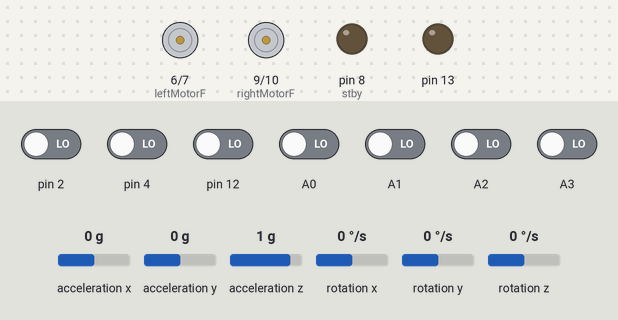
A sketch run on a simulated Arduino Uno, built with avr-gcc and run on an emulated ATmega328P. On the bench: motor-driver pin pairs drawn as motors (green arrow = first pin HIGH = forward, orange = second pin HIGH = backward, longer = more drive, scaled by the enable pin, stopped while the standby pin is LOW), output pins drawn as LEDs (lit = HIGH). Inputs (shaded band) come from the test bench; at power-on: A0–3, pin 2, pin 4, pin 12 LOW, acceleration x 0 g, acceleration y 0 g, acceleration z 1 g, rotation x 0 °/s, rotation y 0 °/s, rotation z 0 °/s. The sensor or clock chip raises its interrupt line as the real part does; what the sketch prints to the serial monitor is not drawn.

Above: at 0.1 s.
At 20.1 s:
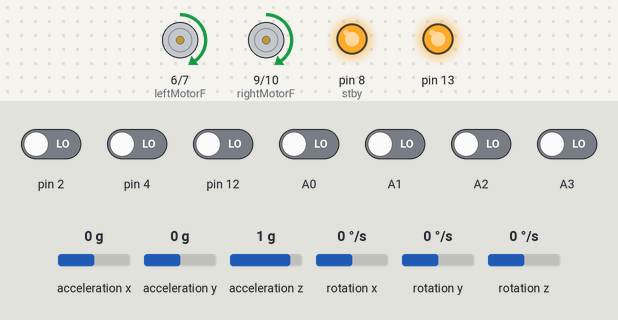
Timing chart, 0 to 21.6 s (numbered marks = the images above):
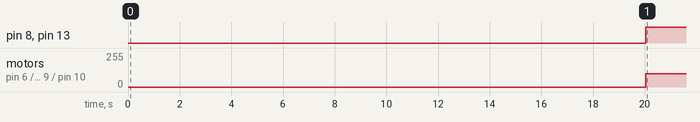

The sketch:

junc_detect_final.ino
```cpp
//  To detect the type of junction in a grid based maze.
//  Types of junction: [ T ] or [ + ]  [ L ]


// CODE TO INITIALIZE QTR ---------------------------------------------------------------------------------------------------------

#include <QTRSensors.h>

#define rightMotorF 9
#define rightMotorB 10
#define rightMotorPWM 11
#define leftMotorF 6
#define leftMotorB 7
#define leftMotorPWM 5
#define stby 8


QTRSensorsRC qtr((unsigned char[]) {12,A0, A1, A2, A3, 4}, 6, 2500);


// QTR INITIALISATION ENDS----------------------------------------------------------------------------------------------------------


// CODE TO INITIALIZE IMU ---------------------------------------------------------------------------------------------------------

#include "I2Cdev.h"

#include "MPU6050_6Axis_MotionApps20.h"

#if I2CDEV_IMPLEMENTATION == I2CDEV_ARDUINO_WIRE
    #include "Wire.h"
#endif

MPU6050 mpu;

#define OUTPUT_READABLE_EULER


//Defined for IMU

bool dmpReady = false;  // set true if DMP init was successful
uint8_t mpuIntStatus;   // holds actual interrupt status byte from MPU
uint8_t devStatus;      // return status after each device operation (0 = success, !0 = error)
uint16_t packetSize;    // expected DMP packet size (default is 42 bytes)
uint16_t fifoCount;     // count of all bytes currently in FIFO
uint8_t fifoBuffer[64]; // FIFO storage buffer


Quaternion q;           // [w, x, y, z]         quaternion container
VectorInt16 aa;         // [x, y, z]            accel sensor measurements
VectorInt16 aaReal;     // [x, y, z]            gravity-free accel sensor measurements
VectorInt16 aaWorld;    // [x, y, z]            world-frame accel sensor measurements
VectorFloat gravity;    // [x, y, z]            gravity vector
float euler[3];         // [psi, theta, phi]    Euler angle container
float ypr[3];           // [yaw, pitch, roll]   yaw/pitch/roll container and gravity vector

volatile bool mpuInterrupt = false;     // indicates whether MPU interrupt pin has gone high
float init_imu;

int base;

void dmpDataReady() {
    mpuInterrupt = true;
}

void setup()
{

  pinMode(rightMotorF, OUTPUT);
  pinMode(rightMotorB, OUTPUT);
  pinMode(rightMotorPWM, OUTPUT);
  pinMode(leftMotorF, OUTPUT);
  pinMode(leftMotorB, OUTPUT);
  pinMode(leftMotorPWM, OUTPUT);
  pinMode(stby,OUTPUT);
  pinMode(13,OUTPUT);

 //QTR calibration

    for (int i = 0; i < 100; i++)  // make the calibration take about 5 seconds
  {
    qtr.calibrate();
    delay(20);
  }


  // BEGIN IMU INIT
  #if I2CDEV_IMPLEMENTATION == I2CDEV_ARDUINO_WIRE
      Wire.begin();
      TWBR = 24; // 400kHz I2C clock (200kHz if CPU is 8MHz)
  #elif I2CDEV_IMPLEMENTATION == I2CDEV_BUILTIN_FASTWIRE
      Fastwire::setup(400, true);
  #endif
  Serial.begin(115200);

  while (!Serial); // wait for Leonardo enumeration, others continue immediately
  Serial.println(F("Initializing I2C devices..."));
  mpu.initialize();

  Serial.println(F("Testing device connections..."));
  Serial.println(mpu.testConnection() ? F("MPU6050 connection successful") : F("MPU6050 connection failed"));

/*
  Serial.println(F("\nSend any character to begin DMP programming and demo: "));
  while (Serial.available() && Serial.read()); // empty buffer
  while (!Serial.available());                 // wait for data
  while (Serial.available() && Serial.read()); // empty buffer again
*/
  Serial.println(F("Initializing DMP..."));
  devStatus = mpu.dmpInitialize();

  mpu.setXGyroOffset(220);
  mpu.setYGyroOffset(76);
  mpu.setZGyroOffset(-85);
  mpu.setZAccelOffset(1788); // 1688 factory default for my test chip

  if (devStatus == 0) {
      Serial.println(F("Enabling DMP..."));
      mpu.setDMPEnabled(true);

      Serial.println(F("Enabling interrupt detection (Arduino external interrupt 0)..."));
      attachInterrupt(0, dmpDataReady, RISING);
      mpuIntStatus = mpu.getIntStatus();

      Serial.println(F("DMP ready! Waiting for first interrupt..."));
      dmpReady = true;

      packetSize = mpu.dmpGetFIFOPacketSize();
  }
  else {
      Serial.print(F("DMP Initialization failed (code "));
      Serial.print(devStatus);
      Serial.println(F(")"));
  }


  // END IMU INIT

  while(millis() < 20000) {
    init_imu = imu_read();
    Serial.println(millis());
  }
  base = imu_read();

}

int lastError = 0;
float kp = 0.1;
float kd = 0;
float ki = 0;
int integral = 0;
int derivative = 0;
int Time, last_time=0;
int delta_time;
unsigned int sensors[6];
int count_b = 0;

//LOOP----------------------------------------------------------------------------------------------------------------------------------------------------------

void loop()
{

  //Serial.println (imu_read_off());
  if(check_junction())
  {
    count_b = 1;
  }
  if(count_b > 0)
  {
    digitalWrite(13,HIGH);
  }
  else
    digitalWrite(13,HIGH);


  int position = qtr.readLine(sensors,QTR_EMITTERS_ON, 1);

    //Serial.println(position);
    int error = int(position) - 2500;        //for white line on black surface
    //Serial.println(error);
    integral += error;
    derivative = error - lastError;
    Time=millis();
    delta_time=Time-last_time;
    int power_difference = kp * error + ki * integral + kd * derivative/delta_time;
    //Serial.println(power_difference);
    lastError = error;
    last_time=Time;


    const int maximum = 100;

    if (power_difference > maximum)
      power_difference = maximum;
    if (power_difference < -maximum)
      power_difference = -maximum;

    if (power_difference < 0) {
      digitalWrite(rightMotorF, HIGH);
      digitalWrite(rightMotorB, LOW);
      analogWrite(rightMotorPWM, maximum);
      digitalWrite(leftMotorF, HIGH);
      digitalWrite(leftMotorB, LOW);
      analogWrite(leftMotorPWM, maximum + power_difference);
      digitalWrite(stby,HIGH);
    }
    else {
      digitalWrite(rightMotorF, HIGH);
      digitalWrite(rightMotorB, LOW);
      analogWrite(rightMotorPWM, maximum - power_difference);
      digitalWrite(leftMotorF, HIGH);
      digitalWrite(leftMotorB, LOW);
      analogWrite(leftMotorPWM, maximum);
      digitalWrite(stby,HIGH);
    }
}

//LOOP end ----------------------------------------------------------------------------------------------------------------------------------------------------

float imu_read()
{
 if (!dmpReady) return 0;
    while (!mpuInterrupt && fifoCount < packetSize) {
    }


    mpuInterrupt = false;
    mpuIntStatus = mpu.getIntStatus();


    fifoCount = mpu.getFIFOCount();

    if ((mpuIntStatus & 0x10) || fifoCount == 1024) {

        mpu.resetFIFO();
        Serial.println(F("FIFO overflow!"));


    } else if (mpuIntStatus & 0x02) {

        while (fifoCount < packetSize) fifoCount = mpu.getFIFOCount();


        mpu.getFIFOBytes(fifoBuffer, packetSize);
        fifoCount -= packetSize;

       #ifdef OUTPUT_READABLE_EULER
            // display Euler angles in degrees
            mpu.dmpGetQuaternion(&q, fifoBuffer);
            mpu.dmpGetEuler(euler, &q);
            if (euler[0]*180/M_PI <0){
              float neg_deg = euler[0]*180/M_PI +360;
              Serial.print("euler\t");
              Serial.println(neg_deg);
              return neg_deg;
            }
            else{
              Serial.print("euler\t");
              Serial.println(euler[0] * 180/M_PI);
              return  euler[0]*180/M_PI;
            }
         #endif
    }
}


float imu_read_off()
{
  float check = imu_read();
  check = check - base;

  if (check < 0)
  {
    check += 360;
  }
 Serial.println(check);
  return check;
}

//IMU INITIALISATION ENDS----------------------------------------------------------------------------------------------------------


//Variable declaration-------------------------------------------------------------------------------------------------------------

char ch_L = 'n';        //for 90 turn left condition
char ch_R = 'n';        //for 90 turn right condition
char ch_T = 'n';        //for T-junc condition
char ch_135 = 'n';      //for 135 junc condition
float turn_i = 0, turn_f = 0;      // value of angles before and after turns
float turn = 0;         //change in angle after turn
int count = 0;          //to hold sensor check for 10 iterations and to read imu after 10 iteration
int const iterations = 10;


//Variable declaration ends-------------------------------------------------------------------------------------------------------------


float angle_diff(float current, float previous)
{
  float total = 0;
  if (current <15 && previous > 345)
  {
    if (abs(current + 360 - previous) < 15)
    {
          total = total + abs(current + 360 - previous);
    }
  }
  else if (current > 345 && previous < 15)
  {
    if (abs(previous + 360 - current) < 15)
    {
          total = total + abs(previous + 360 - current);
    }
  }
  else
  {
    if (abs(current - previous) < 15)
    {
          total = total + abs(current - previous);
    }
  }
  return total;
}


// JUNCTION DETECTION BEGINS-------------------------------------------------------------------------------------------------

int check_junction()
{
  //for 90L and T(1,1) and Y(1,1)

  if((ch_L == 'n')&&(sensors[0]>800 && sensors[5]<200))
  {
    ch_L = 'y';
    turn_i = imu_read_off();
    count = 0;
  }

  if (count < iterations && ch_L == 'y' )
  {
      turn_f = imu_read_off();
      turn+= angle_diff(turn_f,turn_i);
  }

  // CONSIDERING RANGE OF TURN AS (+-10)

  if(count == iterations && ch_L=='y')
    {
      if(abs(turn)>0 && abs(turn)<10)
      {
        /*RETURN T(1,1) i.e. 1*/
        return 1;
      }
      if(abs(turn)>35 && abs(turn)<55)                //NOT SURE IF +45 OR -45 SO INCLUDING ABS() AND SIMILARLY IN FUTURE
      {
        /*RETURN Y(1,1) i.e. 4*/
        return 4;
      }
      if(abs(turn)>80 && abs(turn)<100)
      {
        /*RETURN 90L i.e. 90*/
        return 90;
      }
      count = 0;
      ch_L = 'n';
    }

  //for 90R and T(1,1) and Y(1,1)

  if((ch_R == 'n')&&(sensors[0]>800 && sensors[1]>800 && sensors[2]<200 && sensors[3]<200 && sensors[4]<200 && sensors[5]<200))
  {
    ch_R = 'y';
    turn_i = imu_read_off();
    count = 0;
  }

  if (count < iterations && ch_L == 'y' )
  {
      turn_f = imu_read_off();
      turn+= angle_diff(turn_f,turn_i);
  }

  if(count==iterations && ch_R=='y')
  {
    if(abs(turn)>0 && abs(turn)<10)               //for turn=0
      {
        /*RETURN T(1,1) i.e. 1*/
        return 2;
      }
    if(abs(turn)>35 && abs(turn)<55)
      {
        /*RETURN Y(1,1) i.e. 4*/
        return 5;
      }
    if(abs(turn)>80 && abs(turn)<100)
      {
        /*RETURN 90R i.e. 90*/
        return 90;
      }
    count = 0;
    ch_R = 'n';
  }

  //for T(2) i.e. 3 and Y(2) i.e. 6
  //for y(2) sensor[0] and [7] might not read white always
  if((ch_T == 'n')&&(sensors[0]<800 && sensors[1]<200 && sensors[2]<200 && sensors[3]<200 && sensors[4]<200 && sensors[5]<800))
  {
    ch_T = 'y';
    turn_i = imu_read_off();
    count = 0;
  }

  if (count < iterations && ch_T == 'y' )
  {
      turn_f = imu_read_off();
      turn+= angle_diff(turn_f,turn_i);
  }

  if(count==iterations && ch_T=='y')
  {
    if (abs(turn)>80 && abs(turn)<100)
    {
      /* return T(2) */
      return 3;
    }
    if (abs(turn)>35 && abs(turn)<55)
    {
      /* return Y(2) */
      return 6;
    }
  }

  //for 135 turn i.e. 135
  if((ch_135=='n')&&((sensors[0]>700 && sensors[1]<500 && sensors[2]<200 && sensors[3]<200 && sensors[4]>800 && sensors[5]>800)||(sensors[0]>800 && sensors[1]>800 && sensors[2]<200 && sensors[3]<200 && sensors[4]<200 && sensors[5]<500)))
  {
    ch_135 = 'y';
    turn_i = imu_read_off();
    count = 0;
  }

  if (count < iterations && ch_135 == 'y' )
  {
      turn_f = imu_read_off();
      turn+= angle_diff(turn_f,turn_i);
  }

  if(count==iterations && ch_135=='y')
  {
    if(abs(turn)>35 && abs(turn)<55)
      /* return turn 135*/
      return 135;
  }

  //for END i.e. -1
  //for dead END
  count++;
  return 0;
}


//  JUNCTION DETECTION ENDS ---------------------------------------------------------------------------------------------------------------
```

Measured:
- by itself, pin 8 (stby), pin 13: LOW → HIGH at 20.0 s
- by itself, motor on pin 6 (leftMotorF) / pin 7 (leftMotorB), motor on pin 9 (rightMotorF) / pin 10 (rightMotorB): stopped → forward 100/255 at 20.0 s
